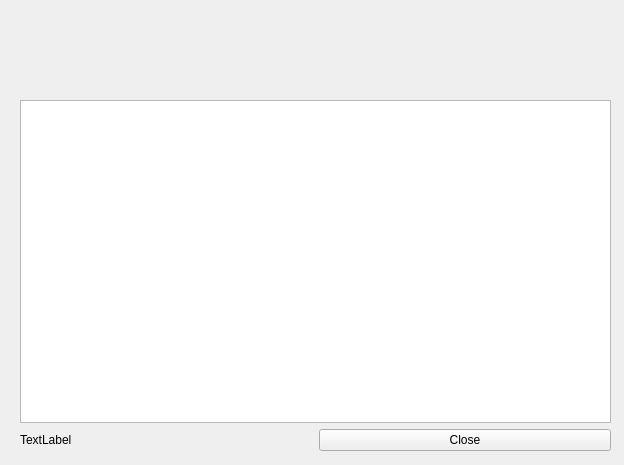
<?xml version="1.0" encoding="UTF-8"?>
<ui version="4.0">
 <class>UserList</class>
 <widget class="QWidget" name="UserList">
  <property name="geometry">
   <rect>
    <x>0</x>
    <y>0</y>
    <width>624</width>
    <height>465</height>
   </rect>
  </property>
  <property name="windowTitle">
   <string>Form</string>
  </property>
  <property name="styleSheet">
   <string notr="true">QToolTip {
    border: 1px solid #76797C;
    background-color: #5A7566;
    color: white;
    padding: 0px;                /*remove padding, for fix combobox tooltip.*/
    opacity: 200;
}

QWidget {
    color: #eff0f1;
    background-color: #31363b;
    selection-background-color: #3daee9;
    selection-color: #eff0f1;
    background-clip: border;
    border-image: none;
    border: 0px transparent black;
    outline: 0;
}

QWidget:item:hover {
    background-color: #18465d;
    color: #eff0f1;
}

QWidget:item:selected {
    background-color: #18465d;
}

QCheckBox {
    spacing: 5px;
    outline: none;
    color: #eff0f1;
    margin-bottom: 2px;
}

QCheckBox:disabled {
    color: #76797C;
}

QCheckBox::indicator,
QGroupBox::indicator {
    width: 18px;
    height: 18px;
}

QGroupBox::indicator {
    margin-left: 2px;
}

QCheckBox::indicator:unchecked,
QGroupBox::indicator:unchecked {
    image: url(:/qss_icons/rc/checkbox_unchecked.png);
}

QCheckBox::indicator:unchecked:hover,
QCheckBox::indicator:unchecked:focus,
QCheckBox::indicator:unchecked:pressed,
QGroupBox::indicator:unchecked:hover,
QGroupBox::indicator:unchecked:focus,
QGroupBox::indicator:unchecked:pressed {
    border: none;
    image: url(:/qss_icons/rc/checkbox_unchecked_focus.png);
}

QCheckBox::indicator:checked,
QGroupBox::indicator:checked {
    image: url(:/qss_icons/rc/checkbox_checked.png);
}

QCheckBox::indicator:checked:hover,
QCheckBox::indicator:checked:focus,
QCheckBox::indicator:checked:pressed,
QGroupBox::indicator:checked:hover,
QGroupBox::indicator:checked:focus,
QGroupBox::indicator:checked:pressed {
    border: none;
    image: url(:/qss_icons/rc/checkbox_checked_focus.png);
}

QCheckBox::indicator:indeterminate {
    image: url(:/qss_icons/rc/checkbox_indeterminate.png);
}

QCheckBox::indicator:indeterminate:focus,
QCheckBox::indicator:indeterminate:hover,
QCheckBox::indicator:indeterminate:pressed {
    image: url(:/qss_icons/rc/checkbox_indeterminate_focus.png);
}

QCheckBox::indicator:checked:disabled,
QGroupBox::indicator:checked:disabled {
    image: url(:/qss_icons/rc/checkbox_checked_disabled.png);
}

QCheckBox::indicator:unchecked:disabled,
QGroupBox::indicator:unchecked:disabled {
    image: url(:/qss_icons/rc/checkbox_unchecked_disabled.png);
}

QRadioButton {
    spacing: 5px;
    outline: none;
    color: #eff0f1;
    margin-bottom: 2px;
}

QRadioButton:disabled {
    color: #76797C;
}

QRadioButton::indicator {
    width: 21px;
    height: 21px;
}

QRadioButton::indicator:unchecked {
    image: url(:/qss_icons/rc/radio_unchecked.png);
}

QRadioButton::indicator:unchecked:hover,
QRadioButton::indicator:unchecked:focus,
QRadioButton::indicator:unchecked:pressed {
    border: none;
    outline: none;
    image: url(:/qss_icons/rc/radio_unchecked_focus.png);
}

QRadioButton::indicator:checked {
    border: none;
    outline: none;
    image: url(:/qss_icons/rc/radio_checked.png);
}

QRadioButton::indicator:checked:hover,
QRadioButton::indicator:checked:focus,
QRadioButton::indicator:checked:pressed {
    border: none;
    outline: none;
    image: url(:/qss_icons/rc/radio_checked_focus.png);
}

QRadioButton::indicator:checked:disabled {
    outline: none;
    image: url(:/qss_icons/rc/radio_checked_disabled.png);
}

QRadioButton::indicator:unchecked:disabled {
    image: url(:/qss_icons/rc/radio_unchecked_disabled.png);
}

QMenuBar {
    background-color: #31363b;
    color: #eff0f1;
}

QMenuBar::item {
    background: transparent;
}

QMenuBar::item:selected {
    background: transparent;
    border: 1px solid #76797C;
}

QMenuBar::item:pressed {
    border: 1px solid #76797C;
    background-color: #3daee9;
    color: #eff0f1;
    margin-bottom: -1px;
    padding-bottom: 1px;
}

QMenu {
    border: 1px solid #76797C;
    color: #eff0f1;
    margin: 2px;
}

QMenu::icon {
    margin: 5px;
}

QMenu::item {
    padding: 5px 30px 5px 30px;
    border: 1px solid transparent;
    /* reserve space for selection border */
}

QMenu::item:selected {
    color: #eff0f1;
}

QMenu::separator {
    height: 2px;
    background: lightblue;
    margin-left: 10px;
    margin-right: 5px;
}

QMenu::indicator {
    width: 18px;
    height: 18px;
}


/* non-exclusive indicator = check box style indicator
   (see QActionGroup::setExclusive) */

QMenu::indicator:non-exclusive:unchecked {
    image: url(:/qss_icons/rc/checkbox_unchecked.png);
}

QMenu::indicator:non-exclusive:unchecked:selected {
    image: url(:/qss_icons/rc/checkbox_unchecked_disabled.png);
}

QMenu::indicator:non-exclusive:checked {
    image: url(:/qss_icons/rc/checkbox_checked.png);
}

QMenu::indicator:non-exclusive:checked:selected {
    image: url(:/qss_icons/rc/checkbox_checked_disabled.png);
}


/* exclusive indicator = radio button style indicator (see QActionGroup::setExclusive) */

QMenu::indicator:exclusive:unchecked {
    image: url(:/qss_icons/rc/radio_unchecked.png);
}

QMenu::indicator:exclusive:unchecked:selected {
    image: url(:/qss_icons/rc/radio_unchecked_disabled.png);
}

QMenu::indicator:exclusive:checked {
    image: url(:/qss_icons/rc/radio_checked.png);
}

QMenu::indicator:exclusive:checked:selected {
    image: url(:/qss_icons/rc/radio_checked_disabled.png);
}

QMenu::right-arrow {
    margin: 5px;
    image: url(:/qss_icons/rc/right_arrow.png)
}

QWidget:disabled {
    color: #454545;
    background-color: #31363b;
}

QAbstractItemView {
    alternate-background-color: #31363b;
    color: #eff0f1;
    border: 1px solid #3A3939;
    border-radius: 2px;
}

QWidget:focus,
QMenuBar:focus {
    border: 1px solid #3daee9;
}

QTabWidget:focus,
QCheckBox:focus,
QRadioButton:focus,
QSlider:focus {
    border: none;
}

QLineEdit {
    background-color: #232629;
    padding: 5px;
    border-style: solid;
    border: 1px solid #76797C;
    border-radius: 2px;
    color: #eff0f1;
}

QAbstractItemView QLineEdit {
    padding: 0;
}

QGroupBox {
    border: 1px solid #76797C;
    border-radius: 2px;
    margin-top: 20px;
}

QGroupBox::title {
    subcontrol-origin: margin;
    subcontrol-position: top center;
    padding-left: 10px;
    padding-right: 10px;
    padding-top: 10px;
}

QAbstractScrollArea {
    border-radius: 2px;
    border: 1px solid #76797C;
    background-color: transparent;
}

QScrollBar:horizontal {
    height: 15px;
    margin: 3px 15px 3px 15px;
    border: 1px transparent #2A2929;
    border-radius: 4px;
    background-color: #2A2929;
}

QScrollBar::handle:horizontal {
    background-color: #605F5F;
    min-width: 5px;
    border-radius: 4px;
}

QScrollBar::add-line:horizontal {
    margin: 0px 3px 0px 3px;
    border-image: url(:/qss_icons/rc/right_arrow_disabled.png);
    width: 10px;
    height: 10px;
    subcontrol-position: right;
    subcontrol-origin: margin;
}

QScrollBar::sub-line:horizontal {
    margin: 0px 3px 0px 3px;
    border-image: url(:/qss_icons/rc/left_arrow_disabled.png);
    height: 10px;
    width: 10px;
    subcontrol-position: left;
    subcontrol-origin: margin;
}

QScrollBar::add-line:horizontal:hover,
QScrollBar::add-line:horizontal:on {
    border-image: url(:/qss_icons/rc/right_arrow.png);
    height: 10px;
    width: 10px;
    subcontrol-position: right;
    subcontrol-origin: margin;
}

QScrollBar::sub-line:horizontal:hover,
QScrollBar::sub-line:horizontal:on {
    border-image: url(:/qss_icons/rc/left_arrow.png);
    height: 10px;
    width: 10px;
    subcontrol-position: left;
    subcontrol-origin: margin;
}

QScrollBar::up-arrow:horizontal,
QScrollBar::down-arrow:horizontal {
    background: none;
}

QScrollBar::add-page:horizontal,
QScrollBar::sub-page:horizontal {
    background: none;
}

QScrollBar:vertical {
    background-color: #2A2929;
    width: 15px;
    margin: 15px 3px 15px 3px;
    border: 1px transparent #2A2929;
    border-radius: 4px;
}

QScrollBar::handle:vertical {
    background-color: #605F5F;
    min-height: 5px;
    border-radius: 4px;
}

QScrollBar::sub-line:vertical {
    margin: 3px 0px 3px 0px;
    border-image: url(:/qss_icons/rc/up_arrow_disabled.png);
    height: 10px;
    width: 10px;
    subcontrol-position: top;
    subcontrol-origin: margin;
}

QScrollBar::add-line:vertical {
    margin: 3px 0px 3px 0px;
    border-image: url(:/qss_icons/rc/down_arrow_disabled.png);
    height: 10px;
    width: 10px;
    subcontrol-position: bottom;
    subcontrol-origin: margin;
}

QScrollBar::sub-line:vertical:hover,
QScrollBar::sub-line:vertical:on {
    border-image: url(:/qss_icons/rc/up_arrow.png);
    height: 10px;
    width: 10px;
    subcontrol-position: top;
    subcontrol-origin: margin;
}

QScrollBar::add-line:vertical:hover,
QScrollBar::add-line:vertical:on {
    border-image: url(:/qss_icons/rc/down_arrow.png);
    height: 10px;
    width: 10px;
    subcontrol-position: bottom;
    subcontrol-origin: margin;
}

QScrollBar::up-arrow:vertical,
QScrollBar::down-arrow:vertical {
    background: none;
}

QScrollBar::add-page:vertical,
QScrollBar::sub-page:vertical {
    background: none;
}

QTextEdit {
    background-color: #232629;
    color: #eff0f1;
    border: 1px solid #76797C;
}

QPlainTextEdit {
    background-color: #232629;
    ;
    color: #eff0f1;
    border-radius: 2px;
    border: 1px solid #76797C;
}

QHeaderView::section {
    background-color: #76797C;
    color: #eff0f1;
    padding: 5px;
    border: 1px solid #76797C;
}

QSizeGrip {
    image: url(:/qss_icons/rc/sizegrip.png);
    width: 12px;
    height: 12px;
}

QMainWindow::separator {
    background-color: #31363b;
    color: white;
    padding-left: 4px;
    spacing: 2px;
    border: 1px dashed #76797C;
}

QMainWindow::separator:hover {
    background-color: #787876;
    color: white;
    padding-left: 4px;
    border: 1px solid #76797C;
    spacing: 2px;
}

QMenu::separator {
    height: 1px;
    background-color: #76797C;
    color: white;
    padding-left: 4px;
    margin-left: 10px;
    margin-right: 5px;
}

QFrame {
    border-radius: 2px;
    border: 1px solid #76797C;
}

QFrame[frameShape=&quot;0&quot;] {
    border-radius: 2px;
    border: 1px transparent #76797C;
}

QStackedWidget {
    border: 1px transparent black;
}

QToolBar {
    border: 1px transparent #393838;
    background: 1px solid #31363b;
    font-weight: bold;
}

QToolBar::handle:horizontal {
    image: url(:/qss_icons/rc/Hmovetoolbar.png);
}

QToolBar::handle:vertical {
    image: url(:/qss_icons/rc/Vmovetoolbar.png);
}

QToolBar::separator:horizontal {
    image: url(:/qss_icons/rc/Hsepartoolbar.png);
}

QToolBar::separator:vertical {
    image: url(:/qss_icons/rc/Vsepartoolbar.png);
}

QToolButton#qt_toolbar_ext_button {
    background: #58595a
}

QPushButton {
    color: #eff0f1;
    background-color: #31363b;
    border-width: 1px;
    border-color: #76797C;
    border-style: solid;
    padding: 5px;
    border-radius: 2px;
    outline: none;
}

QPushButton:disabled {
    background-color: #31363b;
    border-width: 1px;
    border-color: #454545;
    border-style: solid;
    padding-top: 5px;
    padding-bottom: 5px;
    padding-left: 10px;
    padding-right: 10px;
    border-radius: 2px;
    color: #454545;
}

QPushButton:focus {
    background-color: #3daee9;
    color: white;
}

QPushButton:pressed {
    background-color: #3daee9;
    padding-top: -15px;
    padding-bottom: -17px;
}

QComboBox {
    selection-background-color: #3daee9;
    border-style: solid;
    border: 1px solid #76797C;
    border-radius: 2px;
    padding: 5px;
    min-width: 75px;
}

QPushButton:checked {
    background-color: #76797C;
    border-color: #6A6969;
}

QComboBox:hover,
QPushButton:hover,
QAbstractSpinBox:hover,
QLineEdit:hover,
QTextEdit:hover,
QPlainTextEdit:hover,
QAbstractView:hover,
QTreeView:hover {
    border: 1px solid #3daee9;
    color: #eff0f1;
}

QComboBox:on {
    padding-top: 3px;
    padding-left: 4px;
    selection-background-color: #4a4a4a;
}

QComboBox QAbstractItemView {
    background-color: #232629;
    border-radius: 2px;
    border: 1px solid #76797C;
    selection-background-color: #18465d;
}

QComboBox::drop-down {
    subcontrol-origin: padding;
    subcontrol-position: top right;
    width: 15px;
    border-left-width: 0px;
    border-left-color: darkgray;
    border-left-style: solid;
    border-top-right-radius: 3px;
    border-bottom-right-radius: 3px;
}

QComboBox::down-arrow {
    image: url(:/qss_icons/rc/down_arrow_disabled.png);
}

QComboBox::down-arrow:on,
QComboBox::down-arrow:hover,
QComboBox::down-arrow:focus {
    image: url(:/qss_icons/rc/down_arrow.png);
}

QAbstractSpinBox {
    padding: 5px;
    border: 1px solid #76797C;
    background-color: #232629;
    color: #eff0f1;
    border-radius: 2px;
    min-width: 75px;
}

QAbstractSpinBox:up-button {
    background-color: transparent;
    subcontrol-origin: border;
    subcontrol-position: center right;
}

QAbstractSpinBox:down-button {
    background-color: transparent;
    subcontrol-origin: border;
    subcontrol-position: center left;
}

QAbstractSpinBox::up-arrow,
QAbstractSpinBox::up-arrow:disabled,
QAbstractSpinBox::up-arrow:off {
    image: url(:/qss_icons/rc/up_arrow_disabled.png);
    width: 10px;
    height: 10px;
}

QAbstractSpinBox::up-arrow:hover {
    image: url(:/qss_icons/rc/up_arrow.png);
}

QAbstractSpinBox::down-arrow,
QAbstractSpinBox::down-arrow:disabled,
QAbstractSpinBox::down-arrow:off {
    image: url(:/qss_icons/rc/down_arrow_disabled.png);
    width: 10px;
    height: 10px;
}

QAbstractSpinBox::down-arrow:hover {
    image: url(:/qss_icons/rc/down_arrow.png);
}

QLabel {
    border: 0px solid black;
}

QTabWidget {
    border: 0px transparent black;
}

QTabWidget::pane {
    border: 1px solid #76797C;
    padding: 5px;
    margin: 0px;
}

QTabWidget::tab-bar {
    /* left: 5px; move to the right by 5px */
}

QTabBar {
    qproperty-drawBase: 0;
    border-radius: 3px;
}

QTabBar:focus {
    border: 0px transparent black;
}

QTabBar::close-button {
    image: url(:/qss_icons/rc/close.png);
    background: transparent;
}

QTabBar::close-button:hover {
    image: url(:/qss_icons/rc/close-hover.png);
    background: transparent;
}

QTabBar::close-button:pressed {
    image: url(:/qss_icons/rc/close-pressed.png);
    background: transparent;
}


/* TOP TABS */

QTabBar::tab:top {
    color: #eff0f1;
    border: 1px solid #76797C;
    border-bottom: 1px transparent black;
    background-color: #31363b;
    padding: 5px;
    min-width: 50px;
    border-top-left-radius: 2px;
    border-top-right-radius: 2px;
}

QTabBar::tab:top:selected {
    color: #eff0f1;
    background-color: #54575B;
    border: 1px solid #76797C;
    border-bottom: 2px solid #3daee9;
    border-top-left-radius: 2px;
    border-top-right-radius: 2px;
}

QTabBar::tab:top:!selected:hover {
    background-color: #3daee9;
}


/* BOTTOM TABS */

QTabBar::tab:bottom {
    color: #eff0f1;
    border: 1px solid #76797C;
    border-top: 1px transparent black;
    background-color: #31363b;
    padding: 5px;
    border-bottom-left-radius: 2px;
    border-bottom-right-radius: 2px;
    min-width: 50px;
}

QTabBar::tab:bottom:selected {
    color: #eff0f1;
    background-color: #54575B;
    border: 1px solid #76797C;
    border-top: 2px solid #3daee9;
    border-bottom-left-radius: 2px;
    border-bottom-right-radius: 2px;
}

QTabBar::tab:bottom:!selected:hover {
    background-color: #3daee9;
}


/* LEFT TABS */

QTabBar::tab:left {
    color: #eff0f1;
    border: 1px solid #76797C;
    border-left: 1px transparent black;
    background-color: #31363b;
    padding: 5px;
    border-top-right-radius: 2px;
    border-bottom-right-radius: 2px;
    min-height: 50px;
}

QTabBar::tab:left:selected {
    color: #eff0f1;
    background-color: #54575B;
    border: 1px solid #76797C;
    border-left: 2px solid #3daee9;
    border-top-right-radius: 2px;
    border-bottom-right-radius: 2px;
}

QTabBar::tab:left:!selected:hover {
    background-color: #3daee9;
}


/* RIGHT TABS */

QTabBar::tab:right {
    color: #eff0f1;
    border: 1px solid #76797C;
    border-right: 1px transparent black;
    background-color: #31363b;
    padding: 5px;
    border-top-left-radius: 2px;
    border-bottom-left-radius: 2px;
    min-height: 50px;
}

QTabBar::tab:right:selected {
    color: #eff0f1;
    background-color: #54575B;
    border: 1px solid #76797C;
    border-right: 2px solid #3daee9;
    border-top-left-radius: 2px;
    border-bottom-left-radius: 2px;
}

QTabBar::tab:right:!selected:hover {
    background-color: #3daee9;
}

QTabBar QToolButton::right-arrow:enabled {
    image: url(:/qss_icons/rc/right_arrow.png);
}

QTabBar QToolButton::left-arrow:enabled {
    image: url(:/qss_icons/rc/left_arrow.png);
}

QTabBar QToolButton::right-arrow:disabled {
    image: url(:/qss_icons/rc/right_arrow_disabled.png);
}

QTabBar QToolButton::left-arrow:disabled {
    image: url(:/qss_icons/rc/left_arrow_disabled.png);
}

QDockWidget {
    background: #31363b;
    border: 1px solid #403F3F;
    titlebar-close-icon: url(:/qss_icons/rc/close.png);
    titlebar-normal-icon: url(:/qss_icons/rc/undock.png);
}

QDockWidget::close-button,
QDockWidget::float-button {
    border: 1px solid transparent;
    border-radius: 2px;
    background: transparent;
}

QDockWidget::close-button:hover,
QDockWidget::float-button:hover {
    background: rgba(255, 255, 255, 10);
}

QDockWidget::close-button:pressed,
QDockWidget::float-button:pressed {
    padding: 1px -1px -1px 1px;
    background: rgba(255, 255, 255, 10);
}

QTreeView,
QListView {
    border: 1px solid #76797C;
    background-color: #232629;
}

QTreeView:branch:selected,
QTreeView:branch:hover {
    background: url(:/qss_icons/rc/transparent.png);
}

QTreeView::branch:has-siblings:!adjoins-item {
    border-image: url(:/qss_icons/rc/transparent.png);
}

QTreeView::branch:has-siblings:adjoins-item {
    border-image: url(:/qss_icons/rc/transparent.png);
}

QTreeView::branch:!has-children:!has-siblings:adjoins-item {
    border-image: url(:/qss_icons/rc/transparent.png);
}

QTreeView::branch:has-children:!has-siblings:closed,
QTreeView::branch:closed:has-children:has-siblings {
    image: url(:/qss_icons/rc/branch_closed.png);
}

QTreeView::branch:open:has-children:!has-siblings,
QTreeView::branch:open:has-children:has-siblings {
    image: url(:/qss_icons/rc/branch_open.png);
}

QTreeView::branch:has-children:!has-siblings:closed:hover,
QTreeView::branch:closed:has-children:has-siblings:hover {
    image: url(:/qss_icons/rc/branch_closed-on.png);
}

QTreeView::branch:open:has-children:!has-siblings:hover,
QTreeView::branch:open:has-children:has-siblings:hover {
    image: url(:/qss_icons/rc/branch_open-on.png);
}

QListView::item:!selected:hover,
QTreeView::item:!selected:hover {
    background: #18465d;
    outline: 0;
    color: #eff0f1
}

QListView::item:selected:hover,
QTreeView::item:selected:hover {
    background: #287399;
    color: #eff0f1;
}

QTreeView::indicator:checked,
QListView::indicator:checked {
    image: url(:/qss_icons/rc/checkbox_checked.png);
}

QTreeView::indicator:unchecked,
QListView::indicator:unchecked {
    image: url(:/qss_icons/rc/checkbox_unchecked.png);
}

QTreeView::indicator:indeterminate,
QListView::indicator:indeterminate {
    image: url(:/qss_icons/rc/checkbox_indeterminate.png);
}

QTreeView::indicator:checked:hover,
QTreeView::indicator:checked:focus,
QTreeView::indicator:checked:pressed,
QListView::indicator:checked:hover,
QListView::indicator:checked:focus,
QListView::indicator:checked:pressed {
    image: url(:/qss_icons/rc/checkbox_checked_focus.png);
}

QTreeView::indicator:unchecked:hover,
QTreeView::indicator:unchecked:focus,
QTreeView::indicator:unchecked:pressed,
QListView::indicator:unchecked:hover,
QListView::indicator:unchecked:focus,
QListView::indicator:unchecked:pressed {
    image: url(:/qss_icons/rc/checkbox_unchecked_focus.png);
}

QTreeView::indicator:indeterminate:hover,
QTreeView::indicator:indeterminate:focus,
QTreeView::indicator:indeterminate:pressed,
QListView::indicator:indeterminate:hover,
QListView::indicator:indeterminate:focus,
QListView::indicator:indeterminate:pressed {
    image: url(:/qss_icons/rc/checkbox_indeterminate_focus.png);
}

QSlider::groove:horizontal {
    border: 1px solid #565a5e;
    height: 4px;
    background: #565a5e;
    margin: 0px;
    border-radius: 2px;
}

QSlider::handle:horizontal {
    background: #232629;
    border: 1px solid #565a5e;
    width: 16px;
    height: 16px;
    margin: -8px 0;
    border-radius: 9px;
}

QSlider::sub-page:horizontal {
    border: 1px solid #565a5e;
    height: 4px;
    background: #3daee9;
    margin: 0px;
    border-radius: 2px;
}

QSlider::groove:vertical {
    border: 1px solid #565a5e;
    width: 4px;
    background: #565a5e;
    margin: 0px;
    border-radius: 3px;
}

QSlider::handle:vertical {
    background: #232629;
    border: 1px solid #565a5e;
    width: 16px;
    height: 16px;
    margin: 0 -8px;
    border-radius: 9px;
}

QSlider::sub-page:vertical {
    border: 1px solid #565a5e;
    width: 4px;
    background: #3daee9;
    margin: 0px;
    border-radius: 3px;
}

QToolButton {
    background-color: transparent;
    border: 1px transparent #76797C;
    border-radius: 2px;
    margin: 3px;
    padding: 5px;
}

QToolButton[popupMode=&quot;1&quot;] {
    /* only for MenuButtonPopup */
    padding-right: 20px;
    /* make way for the popup button */
    border: 1px #76797C;
    border-radius: 5px;
}

QToolButton[popupMode=&quot;2&quot;] {
    /* only for InstantPopup */
    padding-right: 10px;
    /* make way for the popup button */
    border: 1px #76797C;
}

QToolButton:hover,
QToolButton::menu-button:hover {
    background-color: transparent;
    border: 1px solid #3daee9;
    padding: 5px;
}

QToolButton:checked,
QToolButton:pressed,
QToolButton::menu-button:pressed {
    background-color: #3daee9;
    border: 1px solid #3daee9;
    padding: 5px;
}


/* the subcontrol below is used only in the InstantPopup or DelayedPopup mode */

QToolButton::menu-indicator {
    image: url(:/qss_icons/rc/down_arrow.png);
    top: -7px;
    left: -2px;
    /* shift it a bit */
}


/* the subcontrols below are used only in the MenuButtonPopup mode */

QToolButton::menu-button {
    border: 1px transparent #76797C;
    border-top-right-radius: 6px;
    border-bottom-right-radius: 6px;
    /* 16px width + 4px for border = 20px allocated above */
    width: 16px;
    outline: none;
}

QToolButton::menu-arrow {
    image: url(:/qss_icons/rc/down_arrow.png);
}

QToolButton::menu-arrow:open {
    border: 1px solid #76797C;
}

QPushButton::menu-indicator {
    subcontrol-origin: padding;
    subcontrol-position: bottom right;
    bottom: 5px;
}

QTableView {
    border: 1px solid #76797C;
    gridline-color: #31363b;
    background-color: #232629;
}

QTableView,
QHeaderView {
    border-radius: 0px;
}

QTableView::item:pressed,
QListView::item:pressed,
QTreeView::item:pressed {
    background: #18465d;
    color: #eff0f1;
}

QTableView::item:selected:active,
QTreeView::item:selected:active,
QListView::item:selected:active {
    background: #287399;
    color: #eff0f1;
}

QHeaderView {
    background-color: #31363b;
    border: 1px transparent;
    border-radius: 0px;
    margin: 0px;
    padding: 0px;
}

QHeaderView::section {
    background-color: #31363b;
    color: #eff0f1;
    padding: 5px;
    border: 1px solid #76797C;
    border-radius: 0px;
    text-align: center;
}

QHeaderView::section::vertical::first,
QHeaderView::section::vertical::only-one {
    border-top: 1px solid #76797C;
}

QHeaderView::section::vertical {
    border-top: transparent;
}

QHeaderView::section::horizontal::first,
QHeaderView::section::horizontal::only-one {
    border-left: 1px solid #76797C;
}

QHeaderView::section::horizontal {
    border-left: transparent;
}

QHeaderView::section:checked {
    color: white;
    background-color: #334e5e;
}


/* style the sort indicator */

QHeaderView::down-arrow {
    image: url(:/qss_icons/rc/down_arrow.png);
}

QHeaderView::up-arrow {
    image: url(:/qss_icons/rc/up_arrow.png);
}

QTableCornerButton::section {
    background-color: #31363b;
    border: 1px transparent #76797C;
    border-radius: 0px;
}

QToolBox {
    padding: 5px;
    border: 1px transparent black;
}

QToolBox::tab {
    color: #eff0f1;
    background-color: #31363b;
    border: 1px solid #76797C;
    border-bottom: 1px transparent #31363b;
    border-top-left-radius: 5px;
    border-top-right-radius: 5px;
}

QToolBox::tab:selected {
    /* italicize selected tabs */
    font: italic;
    background-color: #31363b;
    border-color: #3daee9;
}

QStatusBar::item {
    border: 0px transparent dark;
}

QFrame[height=&quot;3&quot;],
QFrame[width=&quot;3&quot;] {
    background-color: #76797C;
}

QSplitter::handle {
    border: 1px dashed #76797C;
}

QSplitter::handle:hover {
    background-color: #787876;
    border: 1px solid #76797C;
}

QSplitter::handle:horizontal {
    width: 1px;
}

QSplitter::handle:vertical {
    height: 1px;
}

QProgressBar {
    border: 1px solid #76797C;
    border-radius: 5px;
    text-align: center;
}

QProgressBar::chunk {
    background-color: #05B8CC;
}

QDateEdit {
    selection-background-color: #3daee9;
    border-style: solid;
    border: 1px solid #3375A3;
    border-radius: 2px;
    padding: 1px;
    min-width: 75px;
}

QDateEdit:on {
    padding-top: 3px;
    padding-left: 4px;
    selection-background-color: #4a4a4a;
}

QDateEdit QAbstractItemView {
    background-color: #232629;
    border-radius: 2px;
    border: 1px solid #3375A3;
    selection-background-color: #3daee9;
}

QDateEdit::drop-down {
    subcontrol-origin: padding;
    subcontrol-position: top right;
    width: 15px;
    border-left-width: 0px;
    border-left-color: darkgray;
    border-left-style: solid;
    border-top-right-radius: 3px;
    border-bottom-right-radius: 3px;
}

QDateEdit::down-arrow {
    image: url(:/qss_icons/rc/down_arrow_disabled.png);
}

QDateEdit::down-arrow:on,
QDateEdit::down-arrow:hover,
QDateEdit::down-arrow:focus {
    image: url(:/qss_icons/rc/down_arrow.png);
}
</string>
  </property>
  <widget class="QWidget" name="layoutWidget">
   <property name="geometry">
    <rect>
     <x>20</x>
     <y>100</y>
     <width>591</width>
     <height>351</height>
    </rect>
   </property>
   <layout class="QGridLayout" name="gridLayout">
    <item row="0" column="0" colspan="2">
     <widget class="QTableView" name="tableView"/>
    </item>
    <item row="1" column="0">
     <widget class="QLabel" name="label_dbStatus">
      <property name="text">
       <string>TextLabel</string>
      </property>
     </widget>
    </item>
    <item row="1" column="1">
     <widget class="QPushButton" name="pushButton">
      <property name="text">
       <string>Close</string>
      </property>
     </widget>
    </item>
   </layout>
  </widget>
 </widget>
 <resources/>
 <connections/>
</ui>
